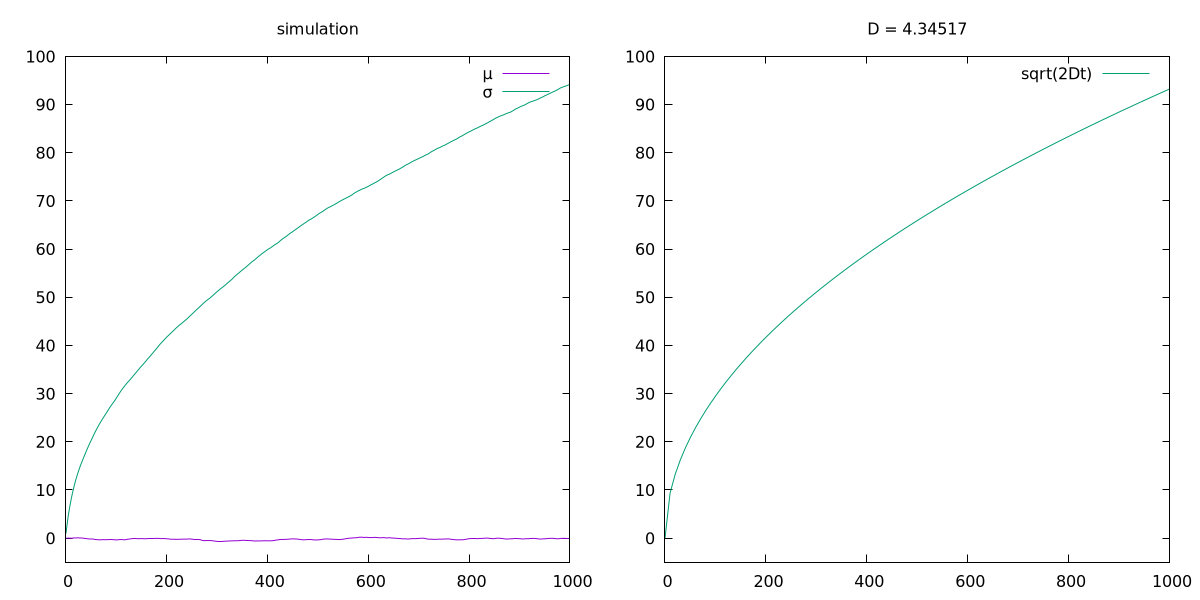

The script that saved this image:
set terminal pngcairo size 1200,600 enhanced font 'Verdana,12'
set output "plots/expectation_values_ds.png"
set xrange [0:1000]
set yrange [-5:*]

set multiplot layout 1,2

set title "simulation"
plot "data/expectation_values_ds.dat" using 1:2 with lines title "{/Symbol m}", "data/expectation_values_ds.dat" using 1:3 with lines title "{/Symbol s}"

set title "D = 4.34517"
plot sqrt(2*4.34517*x) with lines linetype 2 title "sqrt(2Dt)"

unset multiplot
set output